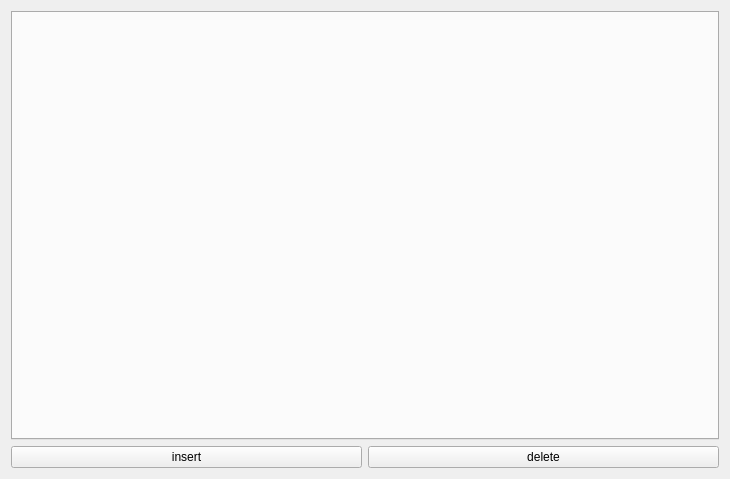
<?xml version="1.0" encoding="UTF-8"?>
<ui version="4.0">
 <class>SportDataForm</class>
 <widget class="QWidget" name="SportDataForm">
  <property name="geometry">
   <rect>
    <x>0</x>
    <y>0</y>
    <width>730</width>
    <height>479</height>
   </rect>
  </property>
  <property name="windowTitle">
   <string>Form</string>
  </property>
  <layout class="QVBoxLayout" name="verticalLayout">
   <item>
    <widget class="QTabWidget" name="tabWidget">
     <property name="currentIndex">
      <number>-1</number>
     </property>
    </widget>
   </item>
   <item>
    <layout class="QHBoxLayout" name="horizontalLayout">
     <item>
      <widget class="QPushButton" name="pushButton">
       <property name="text">
        <string>insert</string>
       </property>
       <property name="icon">
        <iconset resource="icons.qrc">
         <normaloff>:/nu.png</normaloff>:/nu.png</iconset>
       </property>
      </widget>
     </item>
     <item>
      <widget class="QPushButton" name="pushButton_2">
       <property name="text">
        <string>delete</string>
       </property>
       <property name="icon">
        <iconset resource="icons.qrc">
         <normaloff>:/nu.png</normaloff>:/nu.png</iconset>
       </property>
      </widget>
     </item>
    </layout>
   </item>
  </layout>
 </widget>
 <resources>
  <include location="icons.qrc"/>
 </resources>
 <connections/>
</ui>
